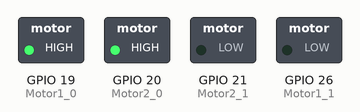
Bench run of a program on a simulated Raspberry Pi (BCM pin numbers). Shown: switched loads named in the program (green lamp = pin HIGH). At 0.0 s the program stops and its outputs stay as they are.

Above: at 0.1 s.
Timing chart, 0 to 1.5 s (numbered marks = the images above):
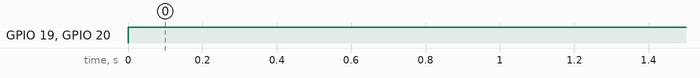

The program:

motor_test.py
```python
import time
import RPi.GPIO as GPIO
GPIO.setmode(GPIO.BCM)
GPIO.setwarnings(False)

Motor1_0 = 19
Motor1_1 = 26

Motor2_0 = 20
Motor2_1 = 21

GPIO.setup(Motor1_0,GPIO.OUT)
GPIO.setup(Motor1_1,GPIO.OUT)
GPIO.setup(Motor2_0,GPIO.OUT)
GPIO.setup(Motor2_1,GPIO.OUT)

GPIO.output(Motor1_0,True)
GPIO.output(Motor1_1,False)

GPIO.output(Motor2_0,True)
GPIO.output(Motor2_1,False)
```

Measured:
- by itself, GPIO 19 (Motor1_0), GPIO 20 (Motor2_0): LOW → HIGH at 0.00 s
